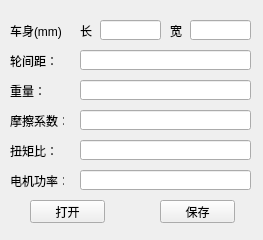
<?xml version="1.0" encoding="UTF-8"?>
<ui version="4.0">
 <class>Form</class>
 <widget class="QWidget" name="Form">
  <property name="geometry">
   <rect>
    <x>0</x>
    <y>0</y>
    <width>263</width>
    <height>240</height>
   </rect>
  </property>
  <property name="windowTitle">
   <string>赛车设计</string>
  </property>
  <widget class="QLabel" name="label">
   <property name="geometry">
    <rect>
     <x>10</x>
     <y>20</y>
     <width>54</width>
     <height>21</height>
    </rect>
   </property>
   <property name="text">
    <string>车身(mm)：</string>
   </property>
  </widget>
  <widget class="QLineEdit" name="LengthEdit">
   <property name="geometry">
    <rect>
     <x>100</x>
     <y>20</y>
     <width>61</width>
     <height>20</height>
    </rect>
   </property>
  </widget>
  <widget class="QLineEdit" name="WidthEdit">
   <property name="geometry">
    <rect>
     <x>190</x>
     <y>20</y>
     <width>61</width>
     <height>20</height>
    </rect>
   </property>
  </widget>
  <widget class="QLabel" name="label_2">
   <property name="geometry">
    <rect>
     <x>80</x>
     <y>20</y>
     <width>21</width>
     <height>21</height>
    </rect>
   </property>
   <property name="text">
    <string>长</string>
   </property>
  </widget>
  <widget class="QLabel" name="label_3">
   <property name="geometry">
    <rect>
     <x>170</x>
     <y>20</y>
     <width>16</width>
     <height>21</height>
    </rect>
   </property>
   <property name="text">
    <string>宽</string>
   </property>
  </widget>
  <widget class="QLabel" name="label_4">
   <property name="geometry">
    <rect>
     <x>10</x>
     <y>50</y>
     <width>54</width>
     <height>21</height>
    </rect>
   </property>
   <property name="text">
    <string>轮间距：</string>
   </property>
  </widget>
  <widget class="QLineEdit" name="DisEdit">
   <property name="geometry">
    <rect>
     <x>80</x>
     <y>50</y>
     <width>171</width>
     <height>20</height>
    </rect>
   </property>
  </widget>
  <widget class="QLabel" name="label_5">
   <property name="geometry">
    <rect>
     <x>10</x>
     <y>80</y>
     <width>54</width>
     <height>21</height>
    </rect>
   </property>
   <property name="text">
    <string>重量：</string>
   </property>
  </widget>
  <widget class="QLineEdit" name="WeightEdit">
   <property name="geometry">
    <rect>
     <x>80</x>
     <y>80</y>
     <width>171</width>
     <height>20</height>
    </rect>
   </property>
  </widget>
  <widget class="QLabel" name="label_6">
   <property name="geometry">
    <rect>
     <x>10</x>
     <y>110</y>
     <width>54</width>
     <height>21</height>
    </rect>
   </property>
   <property name="text">
    <string>摩擦系数：</string>
   </property>
  </widget>
  <widget class="QLineEdit" name="FcoffEdit">
   <property name="geometry">
    <rect>
     <x>80</x>
     <y>110</y>
     <width>171</width>
     <height>20</height>
    </rect>
   </property>
  </widget>
  <widget class="QLabel" name="label_7">
   <property name="geometry">
    <rect>
     <x>10</x>
     <y>140</y>
     <width>54</width>
     <height>21</height>
    </rect>
   </property>
   <property name="text">
    <string>扭矩比：</string>
   </property>
  </widget>
  <widget class="QLineEdit" name="TorqueEdit">
   <property name="geometry">
    <rect>
     <x>80</x>
     <y>140</y>
     <width>171</width>
     <height>20</height>
    </rect>
   </property>
  </widget>
  <widget class="QLineEdit" name="PowerEdit">
   <property name="geometry">
    <rect>
     <x>80</x>
     <y>170</y>
     <width>171</width>
     <height>20</height>
    </rect>
   </property>
  </widget>
  <widget class="QLabel" name="label_8">
   <property name="geometry">
    <rect>
     <x>10</x>
     <y>170</y>
     <width>54</width>
     <height>21</height>
    </rect>
   </property>
   <property name="text">
    <string>电机功率：</string>
   </property>
  </widget>
  <widget class="QPushButton" name="OpenButton">
   <property name="geometry">
    <rect>
     <x>30</x>
     <y>200</y>
     <width>75</width>
     <height>23</height>
    </rect>
   </property>
   <property name="text">
    <string>打开</string>
   </property>
  </widget>
  <widget class="QPushButton" name="SaveButton">
   <property name="geometry">
    <rect>
     <x>160</x>
     <y>200</y>
     <width>75</width>
     <height>23</height>
    </rect>
   </property>
   <property name="text">
    <string>保存</string>
   </property>
  </widget>
 </widget>
 <resources/>
 <connections/>
</ui>
